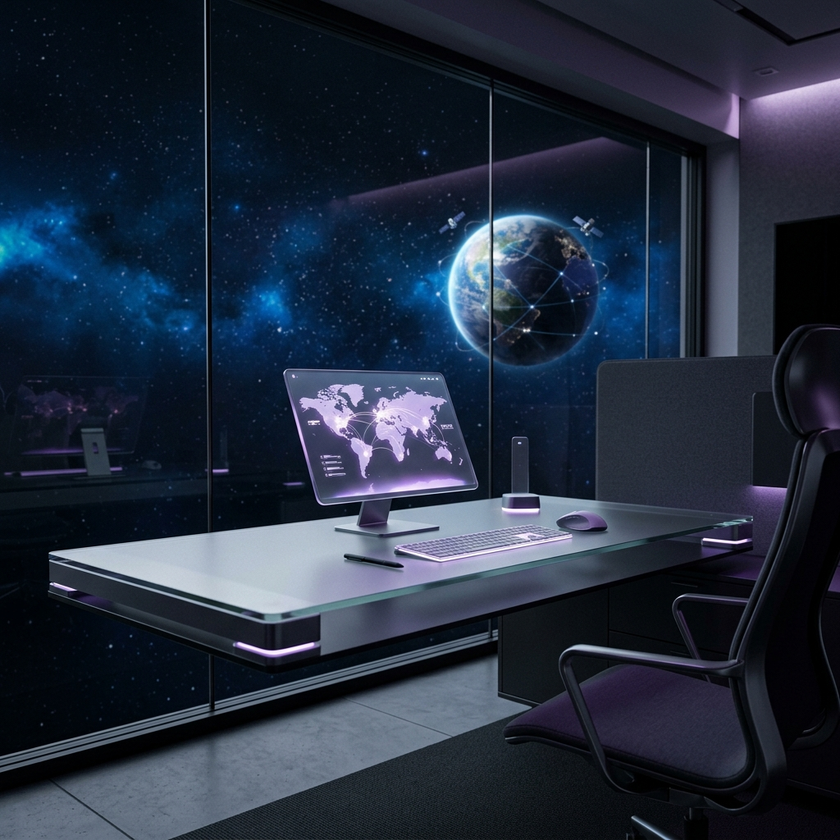
#> input picture hero_glass_bg_new.png, 840 x 840 px, shrunk from 1024 x 1024 before the run, found by its file name
$ python detect_screen_contour.py
#> lines starting #> are read from the running program, lines starting #| are printed output that depends on the picture; after the words box and inside, x2 and y2 are one past the last pixel; in counts of white or black regions, pixels touching at a corner belong together
import cv2
import numpy as np

# Load background image
bg_path = "hero_glass_bg_new.png"
img = cv2.imread(bg_path)
#> img is the input picture: shape (840, 840, 3); mean B, G, R 61.5, 45.1, 35
gray = cv2.cvtColor(img, cv2.COLOR_BGR2GRAY)
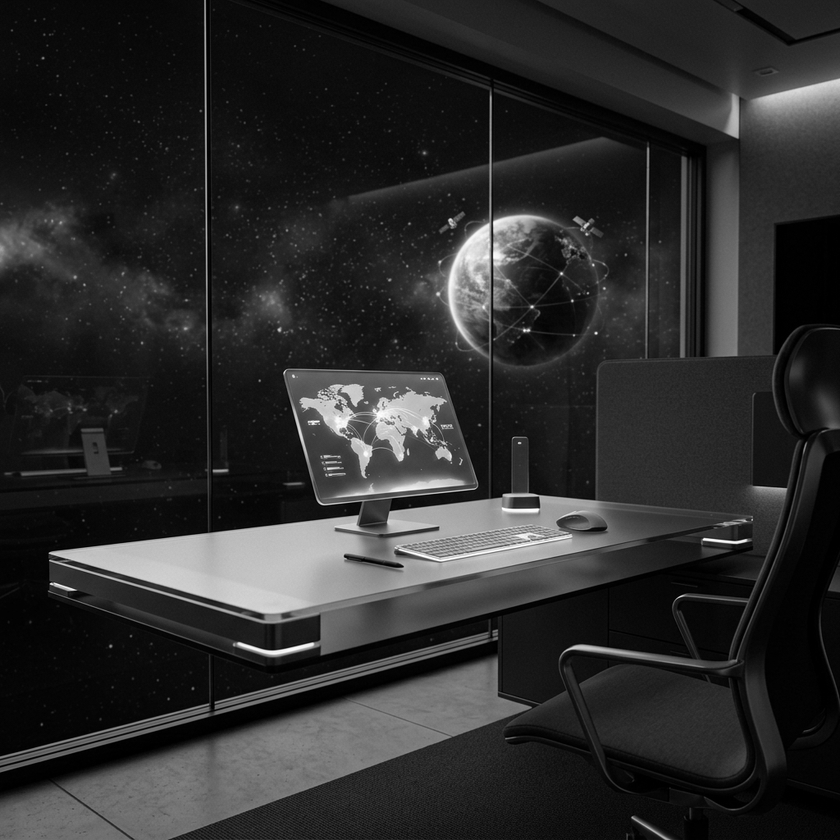
#> gray: shape (840, 840); min 0, max 255, mean 44

# Apply bilateral filter to preserve edges while removing noise (stars)
blurred = cv2.bilateralFilter(gray, 9, 75, 75)

# Canny edge detection
edged = cv2.Canny(blurred, 30, 150)
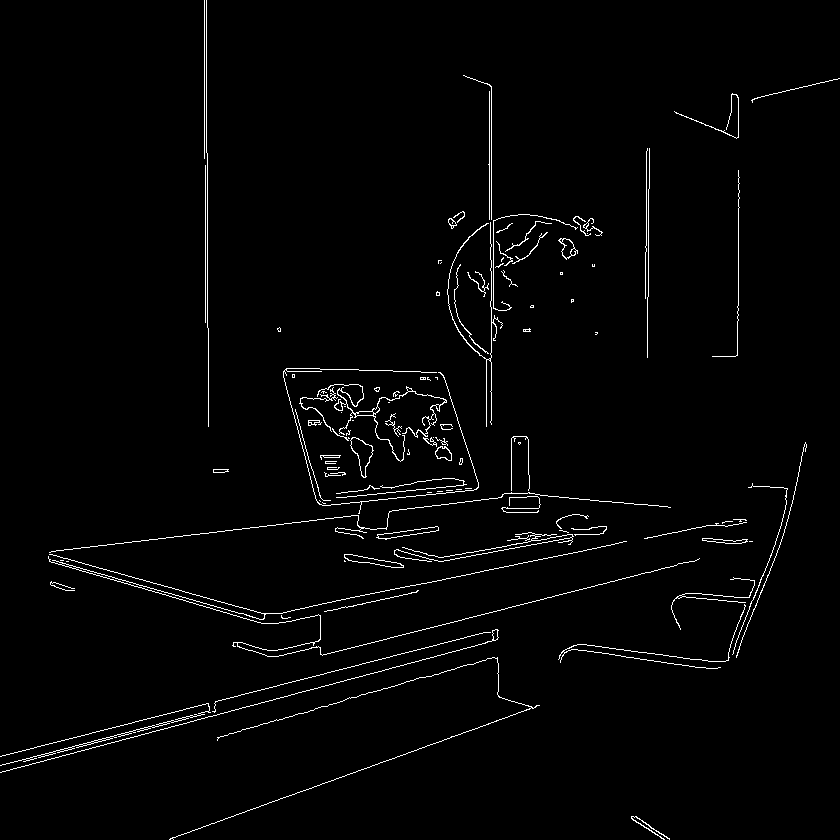
#> edged: shape (840, 840); 1.9% white in thin lines or dots
cv2.imwrite("scratch_output/edges.png", edged)

# Find contours
contours, _ = cv2.findContours(edged.copy(), cv2.RETR_EXTERNAL, cv2.CHAIN_APPROX_SIMPLE)
#> contours = 111 contours, 90 with area under 20; largest, box (x1, y1, x2, y2) and area: (350, 437, 374, 478) 439, (344, 554, 404, 568) 292, (317, 384, 447, 462) 270, (376, 526, 439, 540) 269, (558, 238, 578, 260) 210
contours = sorted(contours, key=cv2.contourArea, reverse=True)

print(f"Total contours found: {len(contours)}")
#| Total contours found: 111

# Loop over contours to find a quadrilateral
screen_contour = None
for c in contours[:15]:
    peri = cv2.arcLength(c, True)
    approx = cv2.approxPolyDP(c, 0.02 * peri, True)

    # If the contour has 4 vertices, we assume we found the screen
    if len(approx) == 4:
        area = cv2.contourArea(c)
        if area > 10000: # Make sure it's a large area
            screen_contour = approx
            print(f"Found candidate quad with area: {area}")
            break
#> this loop made 15 passes
#> (peri, approx, area) on pass 2: (131.7, [[344, 554], [352, 561], [403, 567], [396, 562]], 292.5)
#> peri on passes 1, 3, 4, 5, 7, 8: 109.7, 1171.4, 139.1, 76.67, 55.46, 98.97

if screen_contour is not None:
    # Print the corners
    pts = screen_contour.reshape(4, 2)
    # Sort points: tl, tr, br, bl
    # Sum of coords (x+y) is min for tl, max for br
    # Diff of coords (x-y) is min for bl, max for tr
    pts_sorted = np.zeros((4, 2), dtype="float32")
    s = pts.sum(axis=1)
    pts_sorted[0] = pts[np.argmin(s)] # tl
    pts_sorted[2] = pts[np.argmax(s)] # br
    diff = np.diff(pts, axis=1).flatten()
    pts_sorted[1] = pts[np.argmin(diff)] # tr -> wait, diff is y - x. if y is small, x is large (tr), diff is min.
    pts_sorted[3] = pts[np.argmax(diff)] # bl -> if y is large, x is small (bl), diff is max.

    print(f"Detected screen corners:")
    print(f"Top-Left: {pts_sorted[0]}")
    print(f"Top-Right: {pts_sorted[1]}")
    print(f"Bottom-Right: {pts_sorted[2]}")
    print(f"Bottom-Left: {pts_sorted[3]}")

    # Draw outline on img and save
    cv2.drawContours(img, [screen_contour], -1, (0, 255, 0), 3)
    cv2.imwrite("scratch_output/detected_screen.png", img)
else:
    print("Could not find a 4-point contour.")
